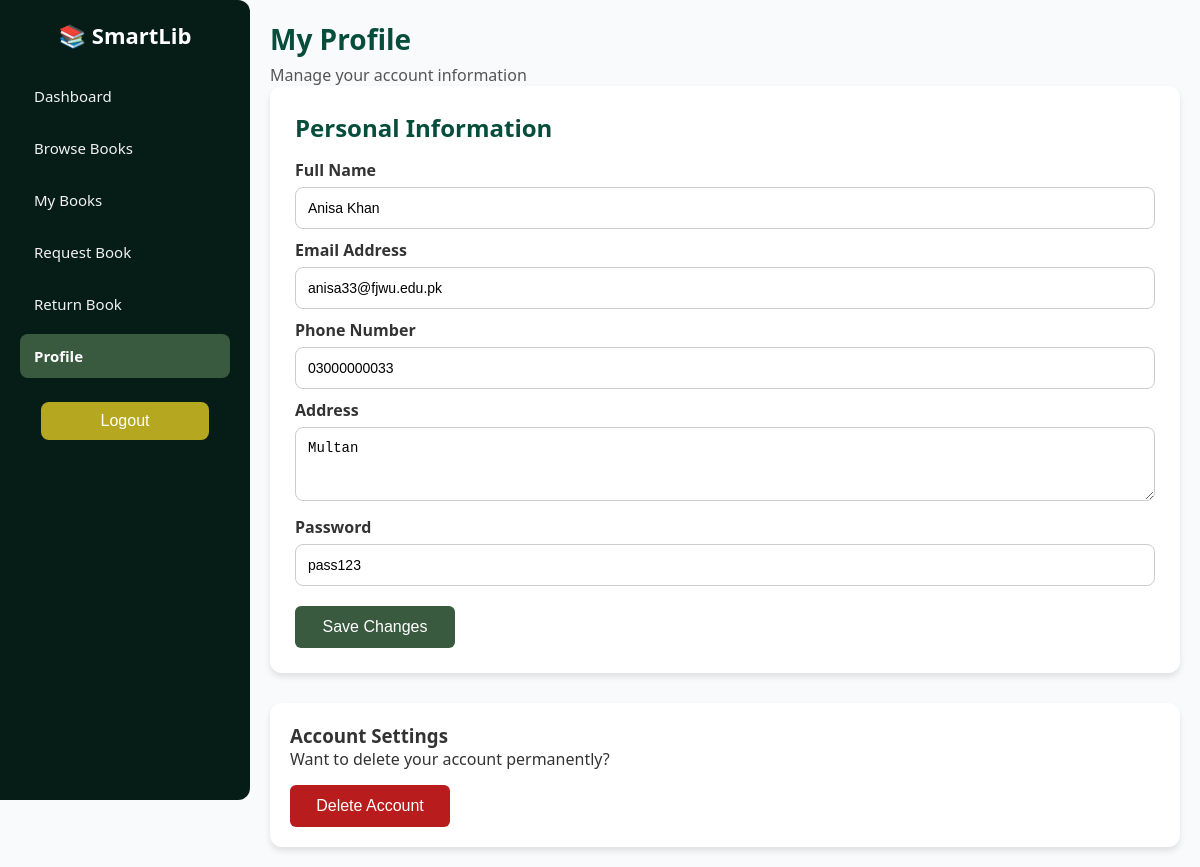
/student/profile.php (signed in), run on the app's committed database.
### tables this page shows
CREATE TABLE `members` (
  `member_id` int(11) UNSIGNED NOT NULL,
  `name` varchar(100) NOT NULL,
  `email` varchar(100) NOT NULL,
  `phone` varchar(20) DEFAULT NULL,
  `address` text DEFAULT NULL,
  `role` enum('student','faculty','admin','librarian') NOT NULL,
  `password` varchar(255) NOT NULL,
  `registration_date` timestamp NOT NULL DEFAULT current_timestamp()
);

### student/profile.php (the view, shortened to what this page needs)
<?php
$member_id = $_SESSION['member_id'];
$conn = new mysqli("localhost", "root", "", "smartlib");
$sql = "SELECT * FROM members WHERE member_id = '$member_id'";
$result = $conn->query($sql);
$user = $result->fetch_assoc();
?>
<!DOCTYPE html>
<html lang="en">
<head>
  <link rel="stylesheet" href="../assets/styles/theme.css" />
  <link rel="stylesheet" href="../assets/styles/layout.css" />
  <link rel="stylesheet" href="../assets/styles/student.css" />
</head>
<body>
  <?php include '../partials/sidebar.php'; ?>
  <div class="main-content">
    <header>
      <h1>My Profile</h1>
      <p>Manage your account information</p>
    </header>
    <section class="profile-container">
      <h2>Personal Information</h2>
      <form method="POST">
        <label>Full Name</label>
        <input type="text" name="name" value="<?= htmlspecialchars($user['name']) ?>" required>
        <label>Email Address</label>
        <input type="email" name="email" value="<?= htmlspecialchars($user['email']) ?>" required>
        <label>Phone Number</label>
        <input type="text" name="phone" value="<?= htmlspecialchars($user['phone']) ?>">
        <label>Address</label>
        <textarea name="address" rows="3"><?= htmlspecialchars($user['address']) ?></textarea>
        <label>Password</label>
        <input type="text" name="password" value="<?= htmlspecialchars($user['password']) ?>" required>
        <button type="submit" name="save_changes">Save Changes</button>
      </form>
    </section>
    <section class="account-section">
      <h3>Account Settings</h3>
      <p>Want to delete your account permanently?</p>
      <form method="POST">
        <button type="submit" class="delete-btn"
          onclick="return confirm('Are you sure you want to delete your account? This action cannot be undone.')">Delete
          Account</button>
      </form>
    </section>
  </div>
</body>
</html>

### assets/styles/theme.css (style rules this page uses)
:root { --green-950: #03110d; --green-900: #061d17; --green-800: #083326; --green-700: #064e3b; --green-600: #1f5134; --green-500: #2f6b4a; --green-400: #3a5a40; --green-300: #7fbf9f; --green-200: #bfe3d1; --green-100: #e7f5ef; --accent: #10b981; --danger: #c0392b; --warning: #b5a820; --text: #333333; --muted: #555555; --bg: #f9fafb; --white: #ffffff; --shadow: 0 4px 12px rgba(0, 0, 0, 0.12); --soft-shadow: 0 6px 18px rgba(0, 0, 0, 0.14); --radius: 12px; }
* { margin: 0; padding: 0; box-sizing: border-box; }
html, body { height: 100%; font-family: "Segoe UI", Arial, sans-serif; color: var(--text); background: var(--bg); }

### assets/styles/layout.css (style rules this page uses)
.main-content { margin-left: 250px; padding: 20px; width: calc(100% - 250px); }
header h1 { font-size: 28px; margin-bottom: 6px; color: var(--green-700); }
header p { color: var(--muted); }

### student/profile.php (style rules this page uses)
.profile-container { background: #fff; padding: 25px; border-radius: 12px; box-shadow: 0 4px 6px rgba(0, 0, 0, 0.1); margin-bottom: 30px; }
.profile-container h2 { color: #064e3b; margin-bottom: 15px; }
.profile-container label { margin-top: 10px; font-weight: 600; display: block; }
.profile-container input, .profile-container textarea { width: 100%; padding: 12px; margin-top: 6px; border-radius: 8px; border: 1.5px solid #ccc; font-size: 14px; }
.profile-container button, .delete-btn { padding: 12px 20px; border: none; border-radius: 6px; font-size: 16px; cursor: pointer; width: 160px; text-align: center; transition: background 0.3s; }
.profile-container button { background: #3a5a40; color: #fff; margin-top: 20px; }
.delete-btn { background: #b91c1c; color: #fff; margin-top: 15px; }
.account-section { background: #fff; padding: 20px; border-radius: 12px; box-shadow: 0 4px 6px rgba(0, 0, 0, 0.1); margin-top: 30px; }

### data on the page
members: name "Anisa Khan", email "anisa33@fjwu.edu.pk", phone "03000000033", address "Multan", password "pass123"
